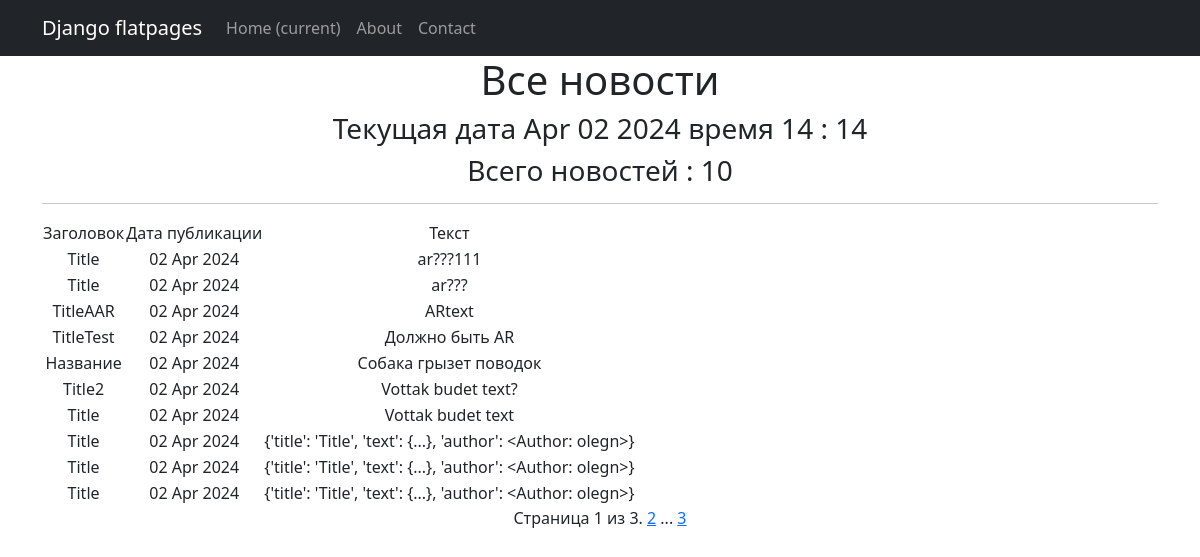
/posts/, run on the app's committed database.
### news/models.py (models this page shows, shortened)
class Post(models.Model):
    article = "AR"
    news = "NEW"
    ARTICLES = [(article, 'Статья'),
                (news, 'Новость')]
    post_type = models.CharField(max_length=3, choices=ARTICLES, default='NEW')
    post_time = models.DateTimeField(auto_now_add=True)
    title = models.CharField(max_length=250)
    text = models.TextField()
    rating = models.IntegerField(default=0)
    author = models.ForeignKey(Author, on_delete=models.CASCADE)
    category = models.ManyToManyField(Category, through="PostCategory")

### news/views.py (the view)
# urls.py: path('posts/', NewsList.as_view()),
class NewsList(ListView):
    model = Post
    ordering = '-post_time'
    template_name = 'posts.html'
    context_object_name = 'posts'
    def get_queryset(self):
        queryset = super().get_queryset()
        self.filterset = PostFilter(self.request.GET, queryset)
        return self.filterset.qs
    def get_context_data(self, **kwargs):
        context = super().get_context_data(**kwargs)
        context['filterset'] = self.filterset
        return context
    paginate_by = 10

### news/templatetags/custom_filters.py (called while the page is built)
@register.filter(name='censor')
def censor(text):
    badwords = ['редиска', 'петрушка']
    return ' '.join([i[0]+('*' * (len(i)-1)) if i in badwords else i for i in text.split()])

### news/templatetags/custom_tags.py (called while the page is built)
@register.simple_tag()
def current_time(format_string='%b %d %Y'):
   return datetime.utcnow().strftime(format_string)

@register.simple_tag(takes_context=True)
def url_replace(context, **kwargs):
   d = context['request'].GET.copy()
   for k, v in kwargs.items():
       d[k] = v
   return d.urlencode()

### templates/posts.html (shortened to what this page needs)
{% extends 'flatpages/default.html' %}
{% load custom_filters %}
{% load custom_tags %}
{% block content %}
   <h1>Все новости</h1>
    <h3>Текущая дата {% current_time '%b %d %Y время %H : %M' %}</h3>
    <h3>Всего новостей : {{ posts | length }}</h3>
   <hr>
   {% if posts %}
       <table>
           <tr>
               <td>Заголовок</td>
               <td>Дата публикации</td>
               <td>Текст</td>
           </tr>
           {% for post in posts %}
           <tr>
               <td>{{ post.title | censor }}</td>
               <td>{{ post.post_time |date:'d M Y' }}</td>
               <td>{{ post.text }}</td>
           </tr>
           {% endfor %}
       </table>
   {% else %}
       <h2>Статей нет!</h2>
   {% endif %}
   Страница {{ page_obj.number }} из {{ page_obj.paginator.num_pages }}.
   {% if page_obj.has_next %}
       <a href="?{% url_replace page=page_obj.next_page_number %}">{{ page_obj.next_page_number }}</a>
       {% if paginator.num_pages != page_obj.next_page_number %}
           ...
           <a href="?{% url_replace page=page_obj.paginator.num_pages %}">{{ page_obj.paginator.num_pages }}</a>
       {% endif %}
   {% endif %}
{% endblock content %}

### templates/flatpages/default.html (shortened to what this page needs)
<!DOCTYPE html>
<html lang="en">
<head>
    {% load static %}
    <link href="{% static 'css/styles.css' %}" rel="stylesheet"/>
</head>
<body>
<nav class="navbar navbar-expand-lg navbar-dark bg-dark static-top">
    <div class="container">
        <a class="navbar-brand" href="#">Django flatpages</a>
        <div class="collapse navbar-collapse" id="navbarResponsive">
            <ul class="navbar-nav ml-auto">
                <li class="nav-item active">
                    <a class="nav-link" href="#">Home
                        <span class="sr-only">(current)</span>
                    </a>
                </li>
                <li class="nav-item">
                    <a class="nav-link" href="/about/">About</a>
                </li>
                <li class="nav-item">
                    <a class="nav-link" href="/contacts/">Contact</a>
                </li>
            </ul>
        </div>
    </div>
</nav>
<div class="container">
    <div class="row">
        <div class="col-lg-12 text-center">
            {% block content %}{% endblock content %}
        </div>
    </div>
</div>
</body>
</html>

### data on the page
Post: title|censor "Title", post_time "02 Apr 2024", text "ar???111"
Post: title|censor "Title", post_time "02 Apr 2024", text "ar???"
Post: title|censor "TitleAAR", post_time "02 Apr 2024", text "ARtext"
Post: title|censor "TitleTest", post_time "02 Apr 2024", text "Должно быть AR"
Post: title|censor "Название", post_time "02 Apr 2024", text "Собака грызет поводок"
Post: title|censor "Title2", post_time "02 Apr 2024", text "Vottak budet text?"
Post: title|censor "Title", post_time "02 Apr 2024", text "Vottak budet text"
Post: title|censor "Title", post_time "02 Apr 2024", text "{'title': 'Title', 'text': {...}, 'author': <Author: olegn>}"
Post: title|censor "Title", post_time "02 Apr 2024", text "{'title': 'Title', 'text': {...}, 'author': <Author: olegn>}"
Post: title|censor "Title", post_time "02 Apr 2024", text "{'title': 'Title', 'text': {...}, 'author': <Author: olegn>}"

### other printed values
{{ posts | length }} "10"
{{ page_obj.number }} "1"
{{ page_obj.paginator.num_pages }} "3"
{{ page_obj.next_page_number }} "2"
